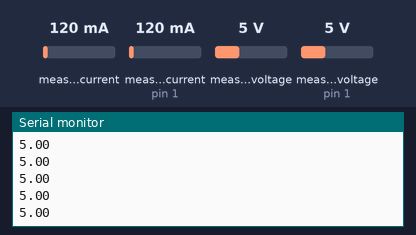
Recording of a sketch running on a simulated Arduino Uno, built with avr-gcc and run on an emulated ATmega328P. On the bench: the last lines printed to the serial monitor. The test bench sets the inputs (shaded band); at power-on: measured voltage 5 V, measured voltage (sensor on pin 1) 5 V, measured current 120 mA, measured current (sensor on pin 1) 120 mA.

Above: at 1.2 s.
1.3 s: measured voltage (sensor 0) set to 0.3 V
At 1.8 s:
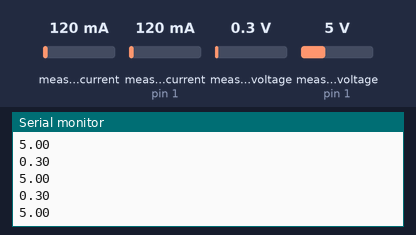
2.8 s: measured voltage (sensor on pin 1) set to 3.8 V
At 3.6 s:
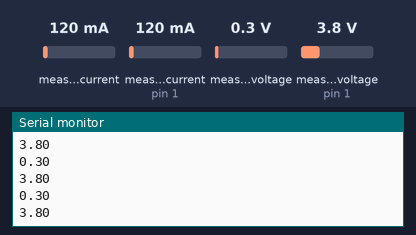
4.3 s: measured voltage (sensor 0) set to 7.5 V
At 5.3 s:
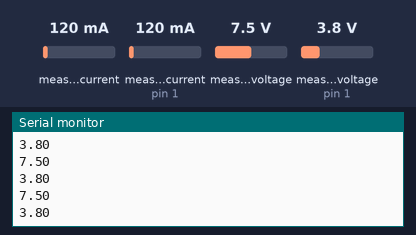
5.8 s: measured voltage (sensor on pin 1) set to 11.2 V
At 6.3 s:
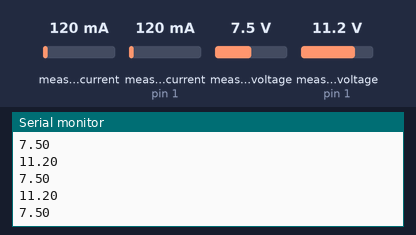
Timing chart, 0 to 8.3 s (numbered marks = the images above; inputs shaded):
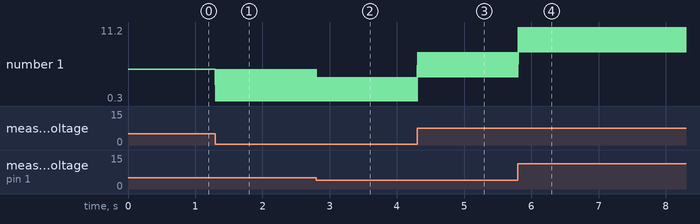

Measured:
- after the input at 1.3 s, the serial monitor: prints a new line at once (image 1)
- after the input at 2.8 s, the serial monitor: prints a new line at once (image 2)
- after the input at 4.3 s, the serial monitor: prints a new line at once (image 3)
- after the input at 5.8 s, the serial monitor: prints a new line at once (image 4)
- plotted number 1: 5 → 0.3 after the input at 1.3 s, 0.3 → 3.8 after the input at 2.8 s, 3.8 → 11.2 after the input at 5.8 s

The sketch:

VoltageMonitoring_Test.ino
```cpp
#include <Wire.h>
#include <Adafruit_INA219.h>
#include <Adafruit_GFX.h>

Adafruit_INA219 ina219_A(0x40); //INA1
Adafruit_INA219 ina219_B(0x41); //INA2

// Declaration for an SSD1306 display connected to I2C (SDA, SCL pins)
//Adafruit_SSD1306 display(SCREEN_WIDTH, SCREEN_HEIGHT, &Wire, OLED_RESET);
float busvoltage_A = 0;
float current_A = 0;
float busvoltage_B = 0;
float current_B = 0;

void setup(void)
{
  Serial.begin(115200);
  ina219_A.begin();  // Initialize first board (default address 0x40)
  ina219_B.begin();  // Initialize second board with the address 0x41
  //display.begin(SSD1306_SWITCHCAPVCC, SCREEN_ADDRESS);
  Serial.println("Measuring voltage and current with INA219 ...");
}

void loop(void)
{
  busvoltage_A = 0;
  current_A = 0;

  busvoltage_B = 0;
  current_B = 0;

  busvoltage_A = ina219_A.getBusVoltage_V();
  current_A = ina219_A.getCurrent_mA();

  busvoltage_B = ina219_B.getBusVoltage_V();
  current_B = ina219_B.getCurrent_mA();

  //display.clearDisplay();
  Voltage_A(busvoltage_A);
  Voltage_B(busvoltage_B);

  //delay(500);
}

void Voltage_A(float busvoltage_A) {
  Serial.println(busvoltage_A);
  //Serial.println("hello");
}

void Voltage_B(float busvoltage_B) {
  Serial.println(busvoltage_B);

}
```
